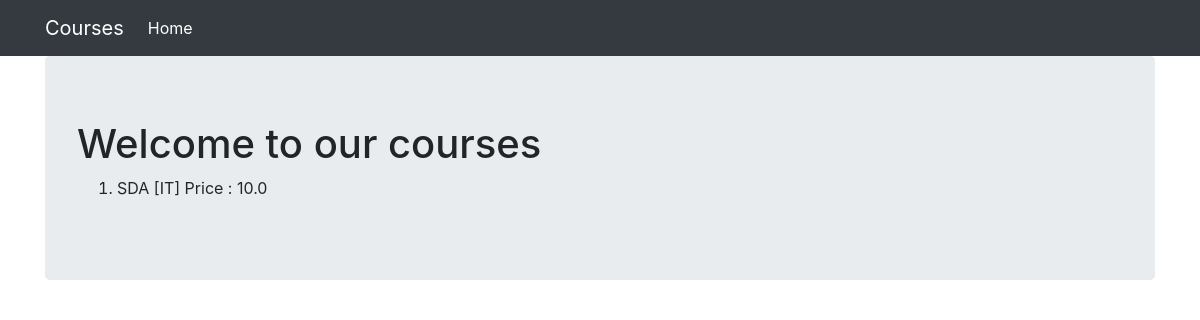
Before: / with the older database file.
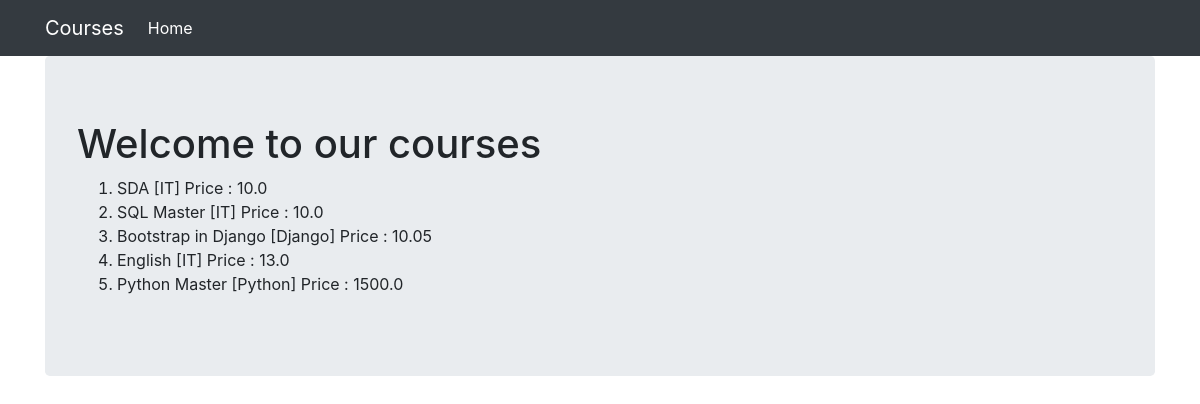
After: the same page with the newer database file.
### course/models.py (models this page shows, shortened)
class Course(Model):
    class Meta:
        constraints = [
            CheckConstraint(
                check=Q(max_atendees_count__gte=5) & Q(
                    max_atendees_count__lte=10),
                name='max_atendees_count_between_5_and_10'
            )
        ]
    title = CharField(max_length=128)
    technology_id = ForeignKey(Technology, on_delete=DO_NOTHING)
    description = TextField(blank=True, null=True)
    starts = DateField(default = datetime.now)
    finished = DateField(blank=True, null=True)
    max_atendees_count = IntegerField()
    price = FloatField(default=10.00)
    remote = BooleanField()
    test = DateTimeField(auto_now_add=True)

class Technology(Model):
    name = CharField(max_length=128)
    def __str__(self):
        return self.name

### course/views.py (the view)
# urls.py: path('', views.CoursesView.as_view()),
class CoursesView(ListView):
    template_name = 'courses.html'
    model = Course
    ordering = ['price']

### course/templates/courses.html
{% extends "base.html" %}
{% block content %}
    <h1>Welcome to our courses</h1>
    <ol>
        {% for course in object_list %}
            <li>
                {{ course.title}} [{{course.technology_id}}] Price : {{course.price}}
            </li>
        {% endfor %}
    </ol>
{% endblock %}

### course/templates/base.html (shortened to what this page needs)
{% load bootstrap4 %}
{% load static %}
<!DOCTYPE html>
<html lang="pl">
  <head>
      {% block styles %}{% bootstrap_css %}{% endblock %}
  </head>
  <body>
    <nav class="navbar navbar-expand-lg navbar-dark bg-dark">
      <div class="container fixed">
        <a class="navbar-brand" href="/courses">Courses</a>
        <div class="collapse navbar-collapse" id="navbarNavAltMarkup">
          <div class="navbar-nav">
            <a class="nav-item nav-link active" href="/">
              Home
            </a>
          </div>
        </div>
      </div>
    </nav>
    <div class="container">
      <div class="jumbotron">
        {% block content %}{% endblock %}
      </div>
    </div>
  </body>
</html>

Changed rows visible on the page:
added Course: title "SQL Master", technology_id "IT", price "10.0"
added Course: title "Bootstrap in Django", technology_id "Django", price "10.05"
added Course: title "English", technology_id "IT", price "13.0"
added Course: title "Python Master", technology_id "Python", price "1500.0"
